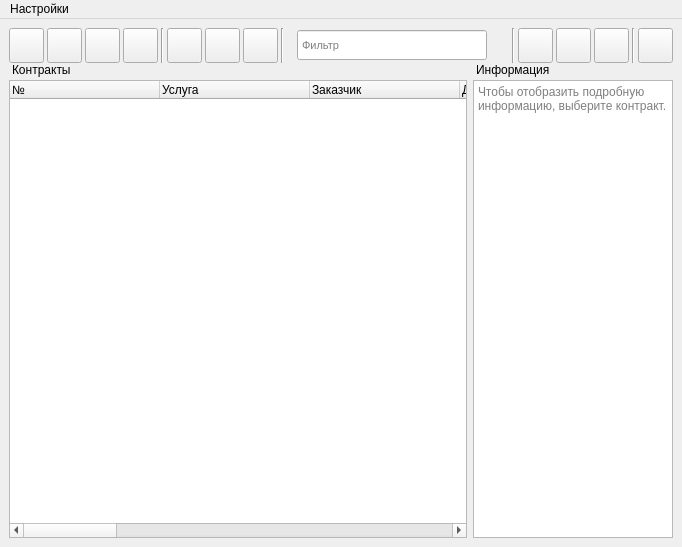
<?xml version="1.0" encoding="UTF-8"?>
<ui version="4.0">
 <class>MainWindow</class>
 <widget class="QMainWindow" name="MainWindow">
  <property name="geometry">
   <rect>
    <x>0</x>
    <y>0</y>
    <width>682</width>
    <height>547</height>
   </rect>
  </property>
  <property name="minimumSize">
   <size>
    <width>682</width>
    <height>300</height>
   </size>
  </property>
  <property name="acceptDrops">
   <bool>false</bool>
  </property>
  <property name="windowTitle">
   <string>Помощник юриста</string>
  </property>
  <property name="windowIcon">
   <iconset resource="../resources/resources.qrc">
    <normaloff>:/images/pngs/main-icon.png</normaloff>:/images/pngs/main-icon.png</iconset>
  </property>
  <widget class="QWidget" name="w_main">
   <layout class="QGridLayout" name="gl_main">
    <property name="horizontalSpacing">
     <number>6</number>
    </property>
    <property name="verticalSpacing">
     <number>0</number>
    </property>
    <item row="0" column="0" colspan="2">
     <widget class="QWidget" name="w_toolbar" native="true">
      <property name="minimumSize">
       <size>
        <width>0</width>
        <height>35</height>
       </size>
      </property>
      <property name="maximumSize">
       <size>
        <width>16777215</width>
        <height>35</height>
       </size>
      </property>
      <layout class="QHBoxLayout" name="hl_toolbar">
       <property name="spacing">
        <number>3</number>
       </property>
       <property name="leftMargin">
        <number>0</number>
       </property>
       <property name="topMargin">
        <number>0</number>
       </property>
       <property name="rightMargin">
        <number>0</number>
       </property>
       <property name="bottomMargin">
        <number>0</number>
       </property>
       <item>
        <widget class="QPushButton" name="pb_create">
         <property name="sizePolicy">
          <sizepolicy hsizetype="Expanding" vsizetype="MinimumExpanding">
           <horstretch>36</horstretch>
           <verstretch>36</verstretch>
          </sizepolicy>
         </property>
         <property name="minimumSize">
          <size>
           <width>35</width>
           <height>35</height>
          </size>
         </property>
         <property name="maximumSize">
          <size>
           <width>35</width>
           <height>35</height>
          </size>
         </property>
         <property name="toolTip">
          <string>Создать</string>
         </property>
         <property name="icon">
          <iconset resource="../resources/resources.qrc">
           <normaloff>:/icons/icons/plus.ico</normaloff>:/icons/icons/plus.ico</iconset>
         </property>
         <property name="iconSize">
          <size>
           <width>18</width>
           <height>18</height>
          </size>
         </property>
         <property name="shortcut">
          <string>Ctrl+C</string>
         </property>
        </widget>
       </item>
       <item>
        <widget class="QPushButton" name="pb_delete">
         <property name="sizePolicy">
          <sizepolicy hsizetype="Expanding" vsizetype="MinimumExpanding">
           <horstretch>32</horstretch>
           <verstretch>32</verstretch>
          </sizepolicy>
         </property>
         <property name="minimumSize">
          <size>
           <width>35</width>
           <height>35</height>
          </size>
         </property>
         <property name="maximumSize">
          <size>
           <width>35</width>
           <height>35</height>
          </size>
         </property>
         <property name="toolTip">
          <string>Удалить</string>
         </property>
         <property name="icon">
          <iconset resource="../resources/resources.qrc">
           <normaloff>:/icons/icons/minus.ico</normaloff>:/icons/icons/minus.ico</iconset>
         </property>
         <property name="iconSize">
          <size>
           <width>18</width>
           <height>18</height>
          </size>
         </property>
         <property name="shortcut">
          <string>Ctrl+D</string>
         </property>
        </widget>
       </item>
       <item>
        <widget class="QPushButton" name="pb_edit">
         <property name="sizePolicy">
          <sizepolicy hsizetype="Expanding" vsizetype="MinimumExpanding">
           <horstretch>33</horstretch>
           <verstretch>32</verstretch>
          </sizepolicy>
         </property>
         <property name="minimumSize">
          <size>
           <width>35</width>
           <height>35</height>
          </size>
         </property>
         <property name="maximumSize">
          <size>
           <width>35</width>
           <height>35</height>
          </size>
         </property>
         <property name="toolTip">
          <string>Изменить</string>
         </property>
         <property name="icon">
          <iconset resource="../resources/resources.qrc">
           <normaloff>:/icons/icons/pencil.ico</normaloff>:/icons/icons/pencil.ico</iconset>
         </property>
         <property name="iconSize">
          <size>
           <width>20</width>
           <height>20</height>
          </size>
         </property>
         <property name="shortcut">
          <string>Ctrl+E</string>
         </property>
        </widget>
       </item>
       <item>
        <widget class="QPushButton" name="pb_duplicate">
         <property name="sizePolicy">
          <sizepolicy hsizetype="Expanding" vsizetype="MinimumExpanding">
           <horstretch>33</horstretch>
           <verstretch>32</verstretch>
          </sizepolicy>
         </property>
         <property name="minimumSize">
          <size>
           <width>35</width>
           <height>35</height>
          </size>
         </property>
         <property name="maximumSize">
          <size>
           <width>35</width>
           <height>35</height>
          </size>
         </property>
         <property name="toolTip">
          <string>Создать по образцу</string>
         </property>
         <property name="icon">
          <iconset resource="../resources/resources.qrc">
           <normaloff>:/icons/icons/duplicate.ico</normaloff>:/icons/icons/duplicate.ico</iconset>
         </property>
         <property name="iconSize">
          <size>
           <width>22</width>
           <height>22</height>
          </size>
         </property>
         <property name="shortcut">
          <string>Ctrl+B</string>
         </property>
        </widget>
       </item>
       <item>
        <widget class="Line" name="line_1">
         <property name="enabled">
          <bool>true</bool>
         </property>
         <property name="orientation">
          <enum>Qt::Vertical</enum>
         </property>
        </widget>
       </item>
       <item>
        <widget class="QPushButton" name="pb_open_file">
         <property name="sizePolicy">
          <sizepolicy hsizetype="Expanding" vsizetype="MinimumExpanding">
           <horstretch>0</horstretch>
           <verstretch>0</verstretch>
          </sizepolicy>
         </property>
         <property name="minimumSize">
          <size>
           <width>35</width>
           <height>35</height>
          </size>
         </property>
         <property name="maximumSize">
          <size>
           <width>35</width>
           <height>35</height>
          </size>
         </property>
         <property name="toolTip">
          <string>Открыть</string>
         </property>
         <property name="icon">
          <iconset resource="../resources/resources.qrc">
           <normaloff>:/icons/icons/open-file.ico</normaloff>:/icons/icons/open-file.ico</iconset>
         </property>
         <property name="iconSize">
          <size>
           <width>20</width>
           <height>20</height>
          </size>
         </property>
         <property name="shortcut">
          <string>Ctrl+O</string>
         </property>
        </widget>
       </item>
       <item>
        <widget class="QPushButton" name="pb_open_folder">
         <property name="sizePolicy">
          <sizepolicy hsizetype="Expanding" vsizetype="MinimumExpanding">
           <horstretch>0</horstretch>
           <verstretch>0</verstretch>
          </sizepolicy>
         </property>
         <property name="minimumSize">
          <size>
           <width>35</width>
           <height>35</height>
          </size>
         </property>
         <property name="maximumSize">
          <size>
           <width>35</width>
           <height>35</height>
          </size>
         </property>
         <property name="toolTip">
          <string>Открыть в проводнике</string>
         </property>
         <property name="icon">
          <iconset resource="../resources/resources.qrc">
           <normaloff>:/icons/icons/open-folder.ico</normaloff>:/icons/icons/open-folder.ico</iconset>
         </property>
         <property name="iconSize">
          <size>
           <width>24</width>
           <height>24</height>
          </size>
         </property>
         <property name="shortcut">
          <string>Ctrl+F</string>
         </property>
        </widget>
       </item>
       <item>
        <widget class="QPushButton" name="pb_edit_contract_addictions">
         <property name="sizePolicy">
          <sizepolicy hsizetype="Expanding" vsizetype="MinimumExpanding">
           <horstretch>0</horstretch>
           <verstretch>0</verstretch>
          </sizepolicy>
         </property>
         <property name="minimumSize">
          <size>
           <width>35</width>
           <height>35</height>
          </size>
         </property>
         <property name="maximumSize">
          <size>
           <width>35</width>
           <height>35</height>
          </size>
         </property>
         <property name="toolTip">
          <string>Приложения</string>
         </property>
         <property name="icon">
          <iconset resource="../resources/resources.qrc">
           <normaloff>:/icons/icons/paperclip.ico</normaloff>:/icons/icons/paperclip.ico</iconset>
         </property>
         <property name="iconSize">
          <size>
           <width>22</width>
           <height>22</height>
          </size>
         </property>
         <property name="shortcut">
          <string>Ctrl+A</string>
         </property>
        </widget>
       </item>
       <item>
        <widget class="Line" name="line_2">
         <property name="orientation">
          <enum>Qt::Vertical</enum>
         </property>
        </widget>
       </item>
       <item>
        <widget class="QLabel" name="l_filter">
         <property name="maximumSize">
          <size>
           <width>24</width>
           <height>24</height>
          </size>
         </property>
         <property name="styleSheet">
          <string notr="true">background-size: 50%;</string>
         </property>
         <property name="text">
          <string/>
         </property>
         <property name="pixmap">
          <pixmap resource="../resources/resources.qrc">:/icons/icons/filter.ico</pixmap>
         </property>
         <property name="scaledContents">
          <bool>true</bool>
         </property>
         <property name="alignment">
          <set>Qt::AlignCenter</set>
         </property>
        </widget>
       </item>
       <item>
        <widget class="QLineEdit" name="le_filter">
         <property name="minimumSize">
          <size>
           <width>190</width>
           <height>30</height>
          </size>
         </property>
         <property name="maximumSize">
          <size>
           <width>16777215</width>
           <height>30</height>
          </size>
         </property>
         <property name="styleSheet">
          <string notr="true">padding: 2px; font-size: 11px;</string>
         </property>
         <property name="placeholderText">
          <string>Фильтр</string>
         </property>
        </widget>
       </item>
       <item>
        <spacer name="hs_toolbar">
         <property name="orientation">
          <enum>Qt::Horizontal</enum>
         </property>
         <property name="sizeType">
          <enum>QSizePolicy::Expanding</enum>
         </property>
         <property name="sizeHint" stdset="0">
          <size>
           <width>0</width>
           <height>0</height>
          </size>
         </property>
        </spacer>
       </item>
       <item>
        <widget class="Line" name="line_3">
         <property name="enabled">
          <bool>true</bool>
         </property>
         <property name="orientation">
          <enum>Qt::Vertical</enum>
         </property>
        </widget>
       </item>
       <item>
        <widget class="QPushButton" name="pb_preview_docx">
         <property name="sizePolicy">
          <sizepolicy hsizetype="Expanding" vsizetype="MinimumExpanding">
           <horstretch>0</horstretch>
           <verstretch>0</verstretch>
          </sizepolicy>
         </property>
         <property name="minimumSize">
          <size>
           <width>35</width>
           <height>35</height>
          </size>
         </property>
         <property name="maximumSize">
          <size>
           <width>35</width>
           <height>35</height>
          </size>
         </property>
         <property name="toolTip">
          <string>Превью файла Word</string>
         </property>
         <property name="icon">
          <iconset resource="../resources/resources.qrc">
           <normaloff>:/icons/icons/eye.ico</normaloff>:/icons/icons/eye.ico</iconset>
         </property>
         <property name="iconSize">
          <size>
           <width>20</width>
           <height>20</height>
          </size>
         </property>
        </widget>
       </item>
       <item>
        <widget class="QPushButton" name="pb_export_to_xlsx">
         <property name="sizePolicy">
          <sizepolicy hsizetype="Expanding" vsizetype="MinimumExpanding">
           <horstretch>0</horstretch>
           <verstretch>0</verstretch>
          </sizepolicy>
         </property>
         <property name="minimumSize">
          <size>
           <width>35</width>
           <height>35</height>
          </size>
         </property>
         <property name="maximumSize">
          <size>
           <width>35</width>
           <height>35</height>
          </size>
         </property>
         <property name="toolTip">
          <string>Экспорт в Excel</string>
         </property>
         <property name="icon">
          <iconset resource="../resources/resources.qrc">
           <normaloff>:/icons/icons/excel.ico</normaloff>:/icons/icons/excel.ico</iconset>
         </property>
         <property name="iconSize">
          <size>
           <width>20</width>
           <height>20</height>
          </size>
         </property>
        </widget>
       </item>
       <item>
        <widget class="QPushButton" name="pb_print">
         <property name="sizePolicy">
          <sizepolicy hsizetype="Expanding" vsizetype="MinimumExpanding">
           <horstretch>0</horstretch>
           <verstretch>0</verstretch>
          </sizepolicy>
         </property>
         <property name="minimumSize">
          <size>
           <width>35</width>
           <height>35</height>
          </size>
         </property>
         <property name="maximumSize">
          <size>
           <width>35</width>
           <height>35</height>
          </size>
         </property>
         <property name="toolTip">
          <string>Принтер</string>
         </property>
         <property name="icon">
          <iconset resource="../resources/resources.qrc">
           <normaloff>:/icons/icons/printer.ico</normaloff>:/icons/icons/printer.ico</iconset>
         </property>
         <property name="iconSize">
          <size>
           <width>22</width>
           <height>22</height>
          </size>
         </property>
        </widget>
       </item>
       <item>
        <widget class="Line" name="line_4">
         <property name="enabled">
          <bool>true</bool>
         </property>
         <property name="orientation">
          <enum>Qt::Vertical</enum>
         </property>
        </widget>
       </item>
       <item>
        <widget class="QPushButton" name="pb_adjust">
         <property name="sizePolicy">
          <sizepolicy hsizetype="Expanding" vsizetype="MinimumExpanding">
           <horstretch>0</horstretch>
           <verstretch>0</verstretch>
          </sizepolicy>
         </property>
         <property name="minimumSize">
          <size>
           <width>35</width>
           <height>35</height>
          </size>
         </property>
         <property name="maximumSize">
          <size>
           <width>35</width>
           <height>35</height>
          </size>
         </property>
         <property name="toolTip">
          <string>Выравнять таблицу по содержимому</string>
         </property>
         <property name="icon">
          <iconset resource="../resources/resources.qrc">
           <normaloff>:/icons/icons/zoom.ico</normaloff>:/icons/icons/zoom.ico</iconset>
         </property>
         <property name="iconSize">
          <size>
           <width>32</width>
           <height>32</height>
          </size>
         </property>
        </widget>
       </item>
      </layout>
     </widget>
    </item>
    <item row="1" column="1">
     <widget class="QLabel" name="l_contract_info">
      <property name="font">
       <font>
        <pointsize>9</pointsize>
       </font>
      </property>
      <property name="styleSheet">
       <string notr="true">margin-bottom: 3px;</string>
      </property>
      <property name="text">
       <string>Информация</string>
      </property>
     </widget>
    </item>
    <item row="1" column="0">
     <widget class="QLabel" name="l_contracts">
      <property name="font">
       <font>
        <pointsize>9</pointsize>
       </font>
      </property>
      <property name="styleSheet">
       <string notr="true">margin-bottom: 3px;</string>
      </property>
      <property name="text">
       <string>Контракты</string>
      </property>
     </widget>
    </item>
    <item row="2" column="0">
     <widget class="QTableWidget" name="tw_contracts">
      <property name="sizePolicy">
       <sizepolicy hsizetype="Expanding" vsizetype="Expanding">
        <horstretch>0</horstretch>
        <verstretch>0</verstretch>
       </sizepolicy>
      </property>
      <property name="selectionMode">
       <enum>QAbstractItemView::SingleSelection</enum>
      </property>
      <property name="verticalScrollMode">
       <enum>QAbstractItemView::ScrollPerPixel</enum>
      </property>
      <property name="horizontalScrollMode">
       <enum>QAbstractItemView::ScrollPerPixel</enum>
      </property>
      <property name="sortingEnabled">
       <bool>true</bool>
      </property>
      <property name="wordWrap">
       <bool>false</bool>
      </property>
      <attribute name="horizontalHeaderDefaultSectionSize">
       <number>150</number>
      </attribute>
      <attribute name="horizontalHeaderMinimumSectionSize">
       <number>22</number>
      </attribute>
      <attribute name="horizontalHeaderShowSortIndicator" stdset="0">
       <bool>true</bool>
      </attribute>
      <attribute name="horizontalHeaderStretchLastSection">
       <bool>true</bool>
      </attribute>
      <attribute name="verticalHeaderVisible">
       <bool>false</bool>
      </attribute>
      <column>
       <property name="text">
        <string>№</string>
       </property>
       <property name="textAlignment">
        <set>AlignLeading|AlignVCenter</set>
       </property>
      </column>
      <column>
       <property name="text">
        <string>Услуга</string>
       </property>
       <property name="textAlignment">
        <set>AlignLeading|AlignVCenter</set>
       </property>
      </column>
      <column>
       <property name="text">
        <string>Заказчик</string>
       </property>
       <property name="textAlignment">
        <set>AlignLeading|AlignVCenter</set>
       </property>
      </column>
      <column>
       <property name="text">
        <string>Дата обращения</string>
       </property>
       <property name="textAlignment">
        <set>AlignLeading|AlignVCenter</set>
       </property>
      </column>
      <column>
       <property name="text">
        <string>Представитель</string>
       </property>
       <property name="textAlignment">
        <set>AlignLeading|AlignVCenter</set>
       </property>
      </column>
      <column>
       <property name="text">
        <string>Номер телефона</string>
       </property>
       <property name="textAlignment">
        <set>AlignLeading|AlignVCenter</set>
       </property>
      </column>
      <column>
       <property name="text">
        <string>Паспортные данные</string>
       </property>
       <property name="textAlignment">
        <set>AlignLeading|AlignVCenter</set>
       </property>
      </column>
      <column>
       <property name="text">
        <string>Дата рождения</string>
       </property>
       <property name="textAlignment">
        <set>AlignLeading|AlignVCenter</set>
       </property>
      </column>
      <column>
       <property name="text">
        <string>Цена услуги</string>
       </property>
       <property name="textAlignment">
        <set>AlignLeading|AlignVCenter</set>
       </property>
      </column>
      <column>
       <property name="text">
        <string>Предоплата</string>
       </property>
       <property name="textAlignment">
        <set>AlignLeading|AlignVCenter</set>
       </property>
      </column>
      <column>
       <property name="text">
        <string>Доплата</string>
       </property>
       <property name="textAlignment">
        <set>AlignLeading|AlignVCenter</set>
       </property>
      </column>
      <column>
       <property name="text">
        <string>Дата окончания дела</string>
       </property>
       <property name="textAlignment">
        <set>AlignLeading|AlignVCenter</set>
       </property>
      </column>
      <column>
       <property name="text">
        <string>Название файла</string>
       </property>
       <property name="textAlignment">
        <set>AlignLeading|AlignVCenter</set>
       </property>
      </column>
      <column>
       <property name="text">
        <string>Расположение</string>
       </property>
       <property name="textAlignment">
        <set>AlignLeading|AlignVCenter</set>
       </property>
      </column>
     </widget>
    </item>
    <item row="2" column="1">
     <widget class="QTextEdit" name="te_contract_info">
      <property name="maximumSize">
       <size>
        <width>200</width>
        <height>16777215</height>
       </size>
      </property>
      <property name="lineWrapMode">
       <enum>QTextEdit::WidgetWidth</enum>
      </property>
      <property name="readOnly">
       <bool>true</bool>
      </property>
      <property name="html">
       <string>&lt;!DOCTYPE HTML PUBLIC &quot;-//W3C//DTD HTML 4.0//EN&quot; &quot;http://www.w3.org/TR/REC-html40/strict.dtd&quot;&gt;
&lt;html&gt;&lt;head&gt;&lt;meta name=&quot;qrichtext&quot; content=&quot;1&quot; /&gt;&lt;style type=&quot;text/css&quot;&gt;
p, li { white-space: pre-wrap; }
&lt;/style&gt;&lt;/head&gt;&lt;body style=&quot; font-family:'MS Shell Dlg 2'; font-size:8pt; font-weight:400; font-style:normal;&quot;&gt;
&lt;p style=&quot;-qt-paragraph-type:empty; margin-top:0px; margin-bottom:0px; margin-left:0px; margin-right:0px; -qt-block-indent:0; text-indent:0px; font-size:8.25pt;&quot;&gt;&lt;br /&gt;&lt;/p&gt;&lt;/body&gt;&lt;/html&gt;</string>
      </property>
      <property name="placeholderText">
       <string>Чтобы отобразить подробную информацию, выберите контракт.</string>
      </property>
     </widget>
    </item>
   </layout>
  </widget>
  <widget class="QMenuBar" name="menu">
   <property name="geometry">
    <rect>
     <x>0</x>
     <y>0</y>
     <width>682</width>
     <height>18</height>
    </rect>
   </property>
   <widget class="QMenu" name="m_settings">
    <property name="title">
     <string>Настройки</string>
    </property>
    <addaction name="a_ask_for_delete"/>
    <addaction name="a_filter_with_hidden_columns"/>
    <addaction name="a_show_contract_info"/>
    <addaction name="separator"/>
    <addaction name="a_column_0"/>
    <addaction name="a_column_1"/>
    <addaction name="a_column_2"/>
    <addaction name="a_column_3"/>
    <addaction name="a_column_4"/>
    <addaction name="a_column_5"/>
    <addaction name="a_column_6"/>
    <addaction name="a_column_7"/>
    <addaction name="a_column_8"/>
    <addaction name="a_column_9"/>
    <addaction name="a_column_10"/>
    <addaction name="a_column_11"/>
    <addaction name="a_column_12"/>
    <addaction name="a_column_13"/>
   </widget>
   <addaction name="m_settings"/>
  </widget>
  <action name="a_ask_for_delete">
   <property name="checkable">
    <bool>true</bool>
   </property>
   <property name="checked">
    <bool>true</bool>
   </property>
   <property name="text">
    <string>Спрашивать при удалении</string>
   </property>
  </action>
  <action name="a_filter_with_hidden_columns">
   <property name="checkable">
    <bool>true</bool>
   </property>
   <property name="checked">
    <bool>true</bool>
   </property>
   <property name="text">
    <string>Скрытые столбцы при фильтрации</string>
   </property>
  </action>
  <action name="a_show_contract_info">
   <property name="checkable">
    <bool>true</bool>
   </property>
   <property name="checked">
    <bool>true</bool>
   </property>
   <property name="text">
    <string>Отобразить подробную информацию</string>
   </property>
  </action>
  <action name="a_column_0">
   <property name="checkable">
    <bool>true</bool>
   </property>
   <property name="text">
    <string>№</string>
   </property>
  </action>
  <action name="a_column_1">
   <property name="checkable">
    <bool>true</bool>
   </property>
   <property name="text">
    <string>Услуга</string>
   </property>
  </action>
  <action name="a_column_2">
   <property name="checkable">
    <bool>true</bool>
   </property>
   <property name="text">
    <string>Заказчик</string>
   </property>
  </action>
  <action name="a_column_3">
   <property name="checkable">
    <bool>true</bool>
   </property>
   <property name="text">
    <string>Дата обращения</string>
   </property>
  </action>
  <action name="a_column_4">
   <property name="checkable">
    <bool>true</bool>
   </property>
   <property name="text">
    <string>Представитель</string>
   </property>
  </action>
  <action name="a_column_6">
   <property name="checkable">
    <bool>true</bool>
   </property>
   <property name="text">
    <string>Паспортные данные</string>
   </property>
  </action>
  <action name="a_column_7">
   <property name="checkable">
    <bool>true</bool>
   </property>
   <property name="text">
    <string>Дата рождения</string>
   </property>
  </action>
  <action name="a_column_8">
   <property name="checkable">
    <bool>true</bool>
   </property>
   <property name="text">
    <string>Цена услуги</string>
   </property>
  </action>
  <action name="a_column_9">
   <property name="checkable">
    <bool>true</bool>
   </property>
   <property name="text">
    <string>Предоплата</string>
   </property>
  </action>
  <action name="a_column_10">
   <property name="checkable">
    <bool>true</bool>
   </property>
   <property name="text">
    <string>Доплата</string>
   </property>
  </action>
  <action name="a_column_12">
   <property name="checkable">
    <bool>true</bool>
   </property>
   <property name="text">
    <string>Название файла</string>
   </property>
  </action>
  <action name="a_column_13">
   <property name="checkable">
    <bool>true</bool>
   </property>
   <property name="text">
    <string>Расположение</string>
   </property>
  </action>
  <action name="a_column_5">
   <property name="checkable">
    <bool>true</bool>
   </property>
   <property name="text">
    <string>Номер телефона</string>
   </property>
  </action>
  <action name="a_column_11">
   <property name="checkable">
    <bool>true</bool>
   </property>
   <property name="text">
    <string>Дата окончания дела</string>
   </property>
  </action>
 </widget>
 <tabstops>
  <tabstop>pb_create</tabstop>
  <tabstop>pb_delete</tabstop>
  <tabstop>pb_edit</tabstop>
  <tabstop>pb_duplicate</tabstop>
  <tabstop>pb_open_file</tabstop>
  <tabstop>pb_open_folder</tabstop>
  <tabstop>pb_edit_contract_addictions</tabstop>
  <tabstop>pb_preview_docx</tabstop>
  <tabstop>pb_export_to_xlsx</tabstop>
  <tabstop>pb_print</tabstop>
  <tabstop>pb_adjust</tabstop>
  <tabstop>le_filter</tabstop>
  <tabstop>tw_contracts</tabstop>
  <tabstop>te_contract_info</tabstop>
 </tabstops>
 <resources>
  <include location="../resources/resources.qrc"/>
 </resources>
 <connections/>
</ui>
